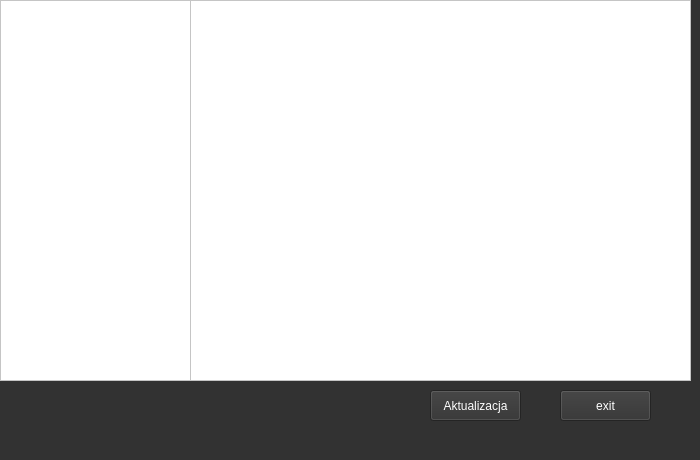
<?xml version="1.0" encoding="UTF-8"?>
<ui version="4.0">
 <class>menu</class>
 <widget class="QMainWindow" name="menu">
  <property name="geometry">
   <rect>
    <x>0</x>
    <y>0</y>
    <width>700</width>
    <height>460</height>
   </rect>
  </property>
  <property name="minimumSize">
   <size>
    <width>700</width>
    <height>460</height>
   </size>
  </property>
  <property name="maximumSize">
   <size>
    <width>700</width>
    <height>460</height>
   </size>
  </property>
  <property name="windowTitle">
   <string>MainWindow</string>
  </property>
  <property name="styleSheet">
   <string notr="true">background-color: rgb(50, 50, 50);
color: rgb(255, 255, 255);</string>
  </property>
  <widget class="QWidget" name="centralwidget">
   <widget class="QTableView" name="tableView_2">
    <property name="geometry">
     <rect>
      <x>0</x>
      <y>0</y>
      <width>191</width>
      <height>381</height>
     </rect>
    </property>
    <property name="styleSheet">
     <string notr="true">color: rgb(0, 0, 0);
background-color: rgb(255, 255, 255);</string>
    </property>
   </widget>
   <widget class="QTableView" name="tableView">
    <property name="geometry">
     <rect>
      <x>190</x>
      <y>0</y>
      <width>501</width>
      <height>381</height>
     </rect>
    </property>
    <property name="styleSheet">
     <string notr="true">color: rgb(0, 0, 0);
background-color: rgb(255, 255, 255);</string>
    </property>
   </widget>
   <widget class="QPushButton" name="pushButton">
    <property name="geometry">
     <rect>
      <x>430</x>
      <y>390</y>
      <width>91</width>
      <height>31</height>
     </rect>
    </property>
    <property name="text">
     <string>Aktualizacja</string>
    </property>
   </widget>
   <widget class="QPushButton" name="pushButton_2">
    <property name="geometry">
     <rect>
      <x>560</x>
      <y>390</y>
      <width>91</width>
      <height>31</height>
     </rect>
    </property>
    <property name="text">
     <string>exit</string>
    </property>
   </widget>
  </widget>
  <widget class="QMenuBar" name="menubar">
   <property name="geometry">
    <rect>
     <x>0</x>
     <y>0</y>
     <width>700</width>
     <height>21</height>
    </rect>
   </property>
  </widget>
 </widget>
 <resources/>
 <connections/>
</ui>
